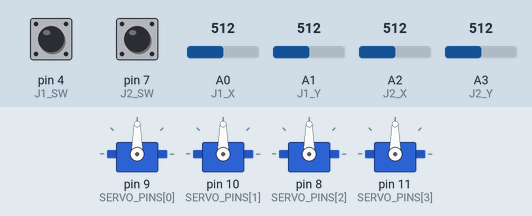
Simulated run of this sketch. Board: Arduino Uno, built with avr-gcc and run on an emulated ATmega328P. Parts: 4 × servo. Inputs (shaded band) come from the test bench; at power-on: A0 (J1_X) = 512, A1 (J1_Y) = 512, A2 (J2_X) = 512, A3 (J2_Y) = 512, pin 4 (J1_SW) HIGH, pin 7 (J2_SW) HIGH.

Above: at 1.5 s.
1.6 s: A0 (J1_X) set to 992
At 2.7 s:
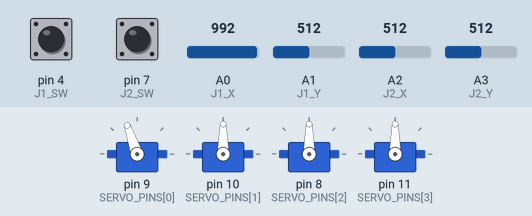
3.1 s: A1 (J1_Y) set to 992
At 4.0 s:
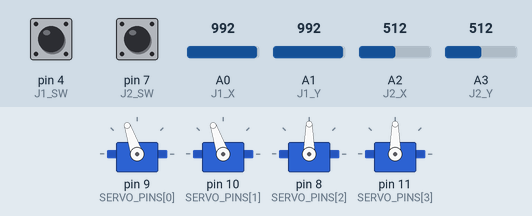
4.6 s: A2 (J2_X) set to 992
At 4.9 s:
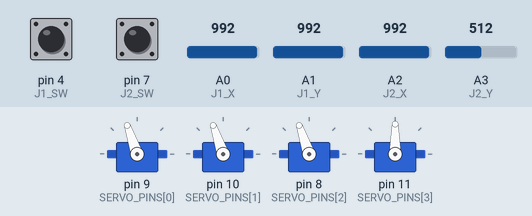
6.1 s: A3 (J2_Y) set to 992
At 7.3 s:
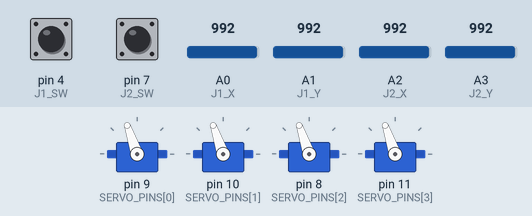
7.6 s: A0 (J1_X) set to 716
At 8.3 s:
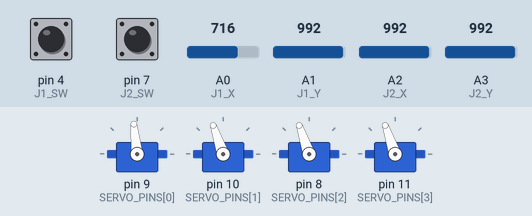
9.1 s: A1 (J1_Y) set to 716
At 9.9 s:
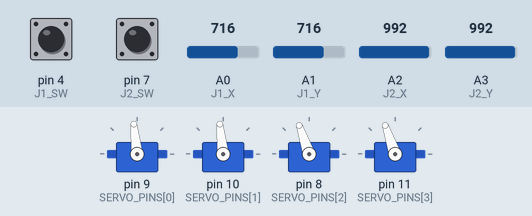
Timing chart, 0 to 11.6 s (numbered marks = the images above; inputs shaded):
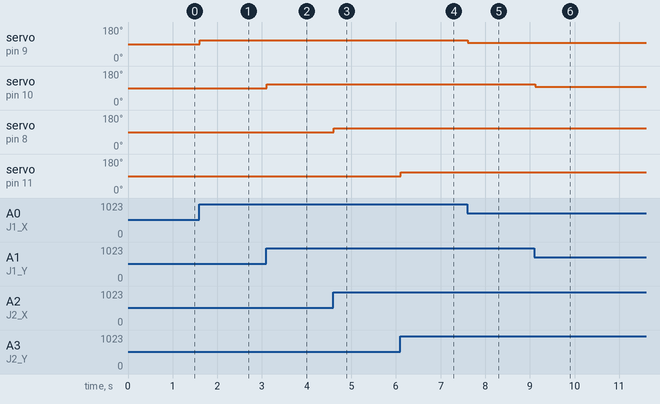

The sketch:

JoyStick-Based.ino
```cpp
#include <Servo.h>

/* ========= НАСТРОЙКИ ========= */

// Пины сервоприводов (сигналы)
const uint8_t SERVO_PINS[4] = {9, 10, 8, 11};

// Пины джойстиков
// Джойстик 1
const uint8_t J1_X = A0;
const uint8_t J1_Y = A1;
const uint8_t J1_SW = 4;     // кнопка (замыкает на GND)
// Джойстик 2
const uint8_t J2_X = A2;
const uint8_t J2_Y = A3;
const uint8_t J2_SW = 7;     // кнопка (замыкает на GND)

// Калибровка стопа и пределов для КАЖДОГО мотора (можно подстроить отдельно)
int STOP_PWM[4] = {90, 90, 90, 90};  // при этих значениях моторы стоят
int MAX_FWD[4]  = {110,110,110,110}; // максималка вперёд  (> STOP)
int MAX_BACK[4] = {70, 70, 70, 70};  // максималка назад   (< STOP)

// Мёртвая зона вокруг центра стика (0..1023). 40–80 обычно норм.
const int DEADZONE = 60;

// Инвертирование осей (если «вперёд» крутится «назад» — поставьте true)
bool INV_AXIS[4] = {false, false, false, false};
// порядок: [S1=J1_X, S2=J1_Y, S3=J2_X, S4=J2_Y]

/* ========= ВНУТРЕННЕЕ ========= */

Servo srv[4];

/* Преобразуем положение оси (0..1023) → PWM для сервопривода непрерывного вращения.
   512 — центр. В DEADZONE возвращаем стоп.
   За пределами — линейно до MAX_FWD/MAX_BACK. */
int axisToPwm(int raw, int idx, bool invert) {
  // центрируем
  int c = raw - 512;

  // инвертирование
  if (invert) c = -c;

  // мёртвая зона
  if (abs(c) <= DEADZONE) return STOP_PWM[idx];

  // "обрезаем" DEADZONE, нормируем к диапазону [0..1]
  float norm;
  if (c > 0) {
    norm = float(c - DEADZONE) / float(512 - DEADZONE);
    // вперёд: STOP -> MAX_FWD
    float pwm = STOP_PWM[idx] + norm * (MAX_FWD[idx] - STOP_PWM[idx]);
    if (pwm > MAX_FWD[idx]) pwm = MAX_FWD[idx];
    return int(pwm + 0.5f);
  } else {
    norm = float((-c) - DEADZONE) / float(512 - DEADZONE);
    // назад: STOP -> MAX_BACK
    float pwm = STOP_PWM[idx] - norm * (STOP_PWM[idx] - MAX_BACK[idx]);
    if (pwm < MAX_BACK[idx]) pwm = MAX_BACK[idx];
    return int(pwm + 0.5f);
  }


}

void writeStopAll() {
  for (int i = 0; i < 4; ++i) srv[i].write(STOP_PWM[i]);
}

void setup() {

  //Serial.begin(9600);
  //Serial.println("=== Joystick control debug start ===");

  // Сервы
  for (int i = 0; i < 4; ++i) {
    srv[i].attach(SERVO_PINS[i]);
  }
  writeStopAll();

  // Кнопки джойстиков — внутренние подтяжки (замыкают на GND при нажатии)
  pinMode(J1_SW, INPUT_PULLUP);
  pinMode(J2_SW, INPUT_PULLUP);

  // Аналоговые пины — просто читаем analogRead(...)
  // Можно добавить усреднение/фильтр при желании

  // Небольшая пауза на старт
  delay(300);
}

void loop() {
  // 1) Чтение осей
  int j1x = analogRead(J1_X);  // 0..1023
  int j1y = analogRead(J1_Y);
  int j2x = analogRead(J2_X);
  int j2y = analogRead(J2_Y);

  // 2) Кнопки: если нажали любой (LOW) — стоп всем
  bool stopPressed = (digitalRead(J1_SW) == LOW) || (digitalRead(J2_SW) == LOW);
  if (stopPressed) {
    writeStopAll();
  } else {
    // 3) Преобразуем оси -> PWM и пишем на сервы
    // Соответствие: S1=J1_X, S2=J1_Y, S3=J2_X, S4=J2_Y
    int pwm1 = axisToPwm(j1x, 0, INV_AXIS[0]);
    int pwm2 = axisToPwm(j1y, 1, INV_AXIS[1]);
    int pwm3 = axisToPwm(j2x, 2, INV_AXIS[2]);
    int pwm4 = axisToPwm(j2y, 3, INV_AXIS[3]);

      // Печать отладки
    //Serial.println(pwm1);
    //Serial.println(pwm2);
    //Serial.println(pwm3);
    //Serial.println(pwm4);

    srv[0].write(pwm1);
    srv[1].write(pwm2);
    srv[2].write(pwm3);
    srv[3].write(pwm4);
  }

  // период опроса 10–20 мс — норм
  delay(15);
}
```

Measured:
- after the input at 1.6 s, servo on pin 9 (SERVO_PINS[0]): 90° → 109° at once
- after the input at 3.1 s, servo on pin 10 (SERVO_PINS[1]): 90° → 109° at once
- after the input at 4.6 s, servo on pin 8 (SERVO_PINS[2]): 90° → 109° at once
- after the input at 6.1 s, servo on pin 11 (SERVO_PINS[3]): 90° → 109° at once
- after the input at 7.6 s, servo on pin 9 (SERVO_PINS[0]): 109° → 96° at once
- after the input at 9.1 s, servo on pin 10 (SERVO_PINS[1]): 109° → 96° at once
